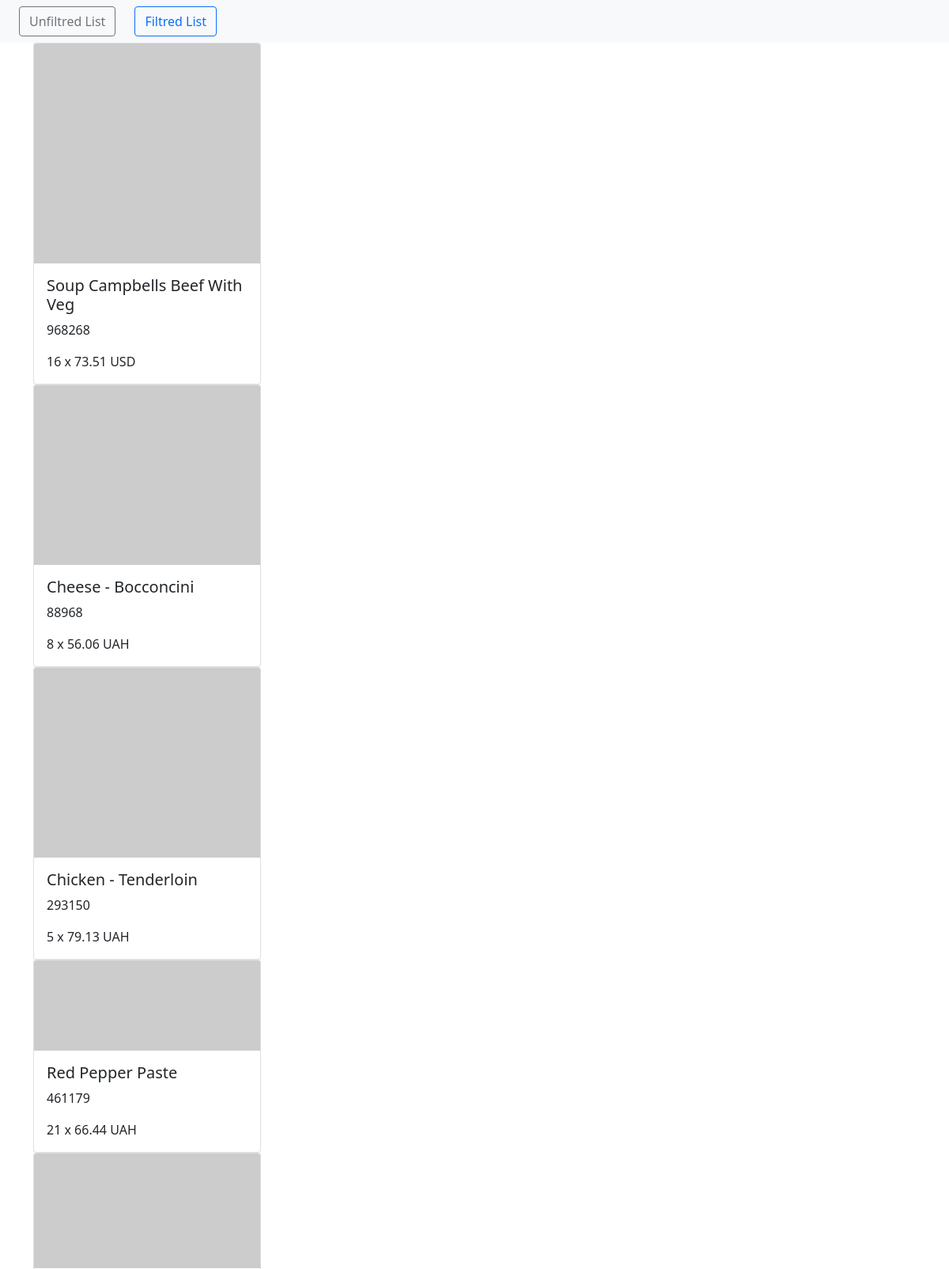
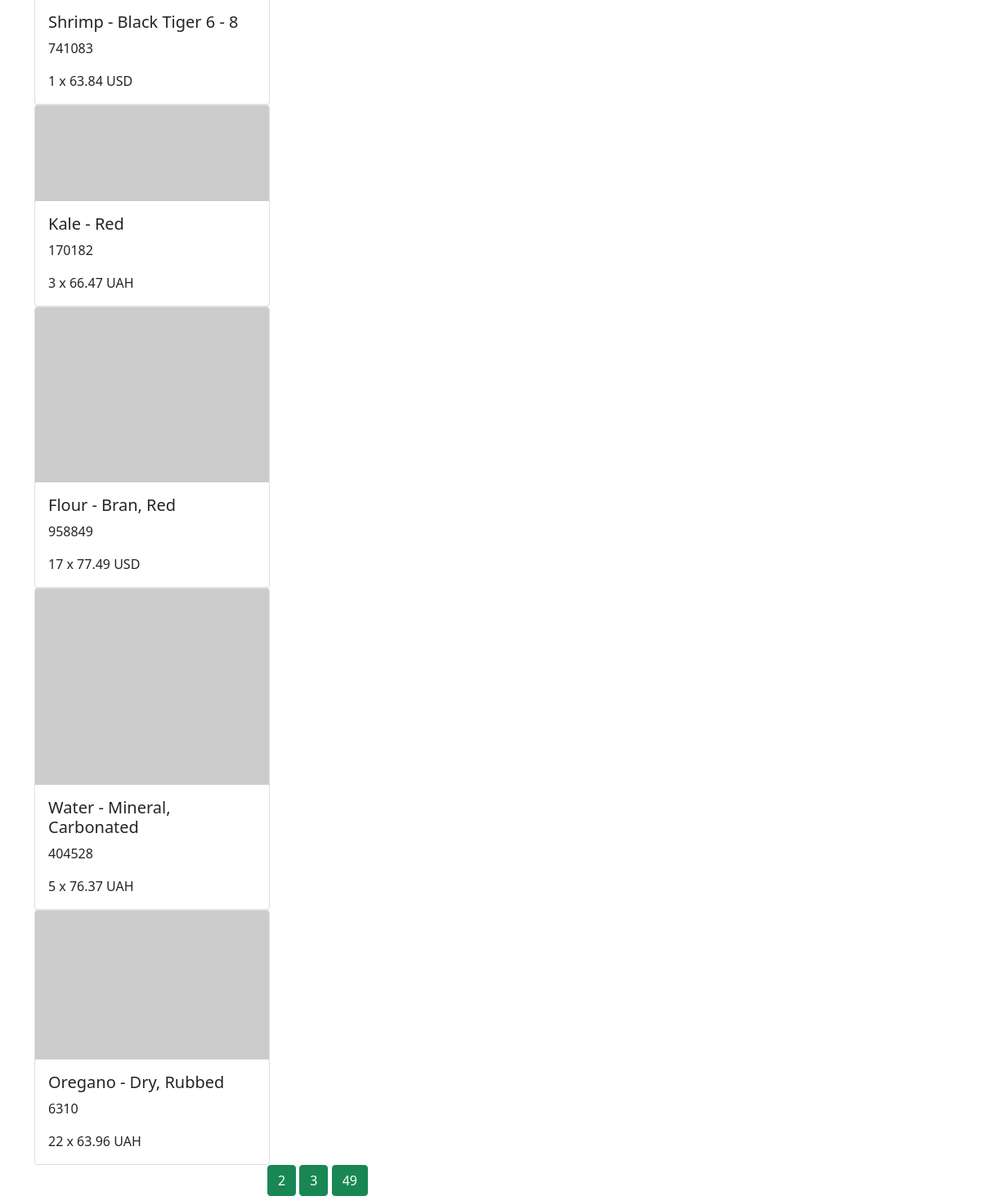
Screenshot of /filtred/1/ with the database file from the repository (2 pictures, top to bottom).
### job/models.py (models this page shows, shortened)
class Product(models.Model):
    name = models.CharField(max_length=256)
    productCode = models.IntegerField()
    price = models.FloatField()
    image = models.ImageField()
    currency = models.CharField(max_length=3)
    qty = models.IntegerField()

### job/views.py (the view)
# urls.py: path('filtred/<int:page>/', views.filtred, name='filtred')
def filtred(request, page):
    page = page*10
    products = Product.objects.all()[page-10:page]
    total_pages = ceil(Product.objects.count()/10) - 1
    filtred_products_ids = []
    filtred_products = []
    must_be = ['9', '3', '8', '2']
    for product in products:
        code = str(product.productCode)
        code_list = [element for element in code]
        for i in must_be:
            if i in code_list:
                filtred_products_ids.append(''.join(code_list))
                break
    for product_id in filtred_products_ids:
        product = Product.objects.get(productCode=product_id)
        filtred_products.append(product)
    print(len(filtred_products))
    return render(request, 'Filtred_page.html', {'products': filtred_products,
                                                 'page': int(page/10),
                                                 'total_pages': total_pages,})

### templates/Filtred_page.html (shortened to what this page needs)
<!doctype html>
<html lang="en">
<head>
    <link href="https://cdn.jsdelivr.net/npm/bootstrap@5.0.2/dist/css/bootstrap.min.css" rel="stylesheet"
>
</head>
<body>
<nav class="navbar navbar-expand-lg navbar-light bg-light">
    <a href="{% url 'unfiltred' %}" class="btn btn-outline-secondary mx-4"> Unfiltred List</a>
    <a href="{% url  'filtred' 1 %}" class="btn btn-outline-primary">Filtred List</a>
</nav>
<div class="container">
    {% for product in products %}
        <div class="card" style="width: 18rem;">
            <img class="card-img-top" src="{{ product.image }}" alt="Card image cap">
            <div class="card-body">
                <h5 class="card-title">{{ product.name }}</h5>
                <p class="card-text">{{ product.productCode }}</p>
                <p class="card-text">{{ product.qty }} x {{ product.price }} {{ product.currency }}</p>
            </div>
        </div>
    {% endfor %}
</div>
<div class="container">
        <div class="row">
            <div class="col-6 m-auto">
                {% if page <= total_pages|add:"-1" %}
                    {% if page <= total_pages|add:"-2"%}
                        {% if page <= total_pages|add:"-3"%}
                            <a href="{% url 'filtred' page|add:"1" %}" class="btn btn-success">{{ page|add:"1" }}</a>
                        {% endif %}
                        <a href="{% url 'filtred' page|add:"2" %}" class="btn btn-success">{{ page|add:"2" }}</a>
                    {% endif %}
                    <a href="{% url 'filtred' 49 %}" class="btn btn-success">49</a>
                {% endif %}
            </div>
        </div>
</div>
</body>
</html>

### rows the page displays
Product: name "Soup Campbells Beef With Veg", productCode "968268", qty "16", price "73.51", currency "USD"
Product: name "Cheese - Bocconcini", productCode "88968", qty "8", price "56.06", currency "UAH"
Product: name "Chicken - Tenderloin", productCode "293150", qty "5", price "79.13", currency "UAH"
Product: name "Red Pepper Paste", productCode "461179", qty "21", price "66.44", currency "UAH"
Product: name "Shrimp - Black Tiger 6 - 8", productCode "741083", qty "1", price "63.84", currency "USD"
Product: name "Kale - Red", productCode "170182", qty "3", price "66.47", currency "UAH"
Product: name "Flour - Bran, Red", productCode "958849", qty "17", price "77.49", currency "USD"
Product: name "Water - Mineral, Carbonated", productCode "404528", qty "5", price "76.37", currency "UAH"
Product: name "Oregano - Dry, Rubbed", productCode "6310", qty "22", price "63.96", currency "UAH"

### other values shown
{{ page|add:"1" }} "2"
{{ page|add:"2" }} "3"
